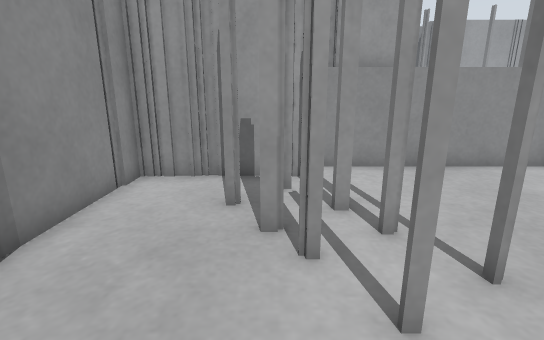
view 1 (above)

16 first-person views from a walk through a Gazebo world. The camera is 0.58 m above the floor, tilts 14° down and sees 85° across. The floor is counted in squares, 0.25 m on a side. Each view is taken from the middle of a square. On the plan, view 1 faces up. The plan holds only what a view shows up to about 18 squares ahead; the rest is blank. The place goes on beyond the plan.

view 2
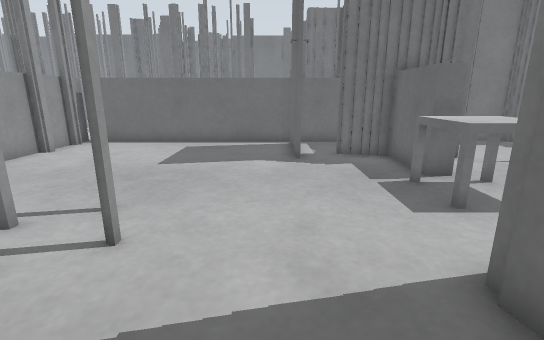

view 3
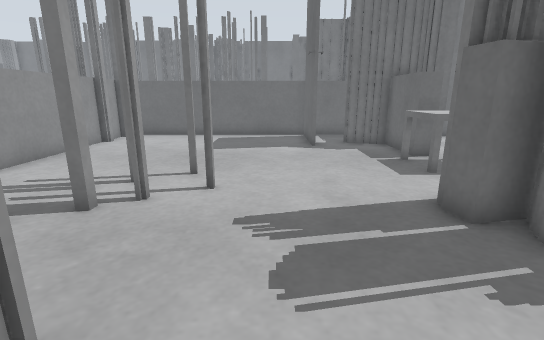

view 4
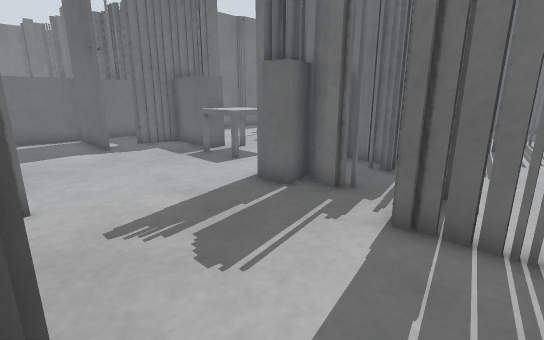

view 5
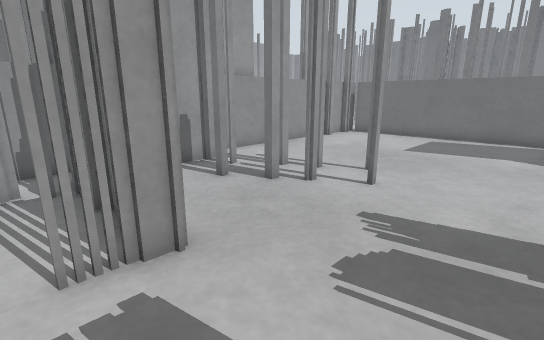

view 6
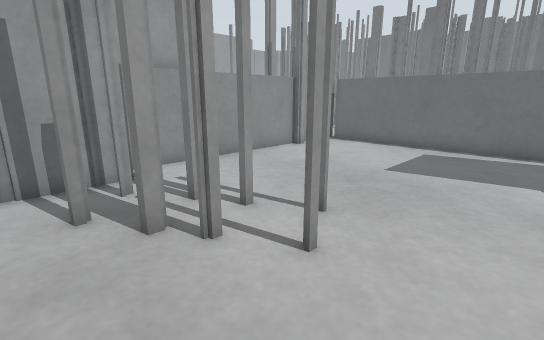

view 7
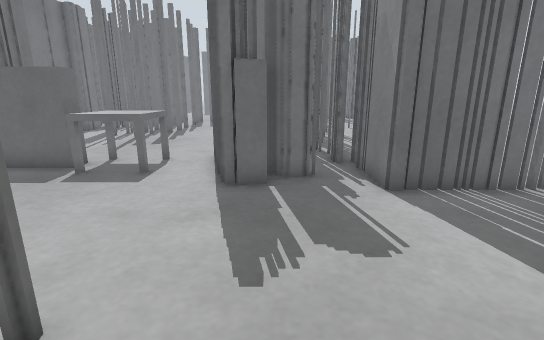

view 8
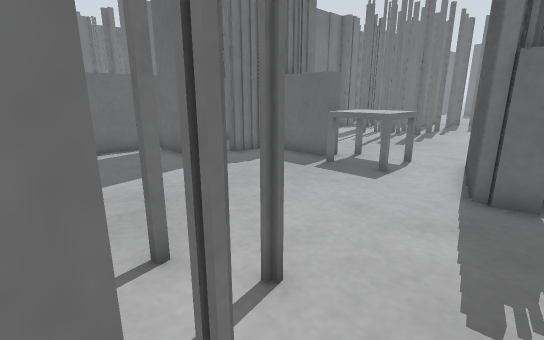

view 9
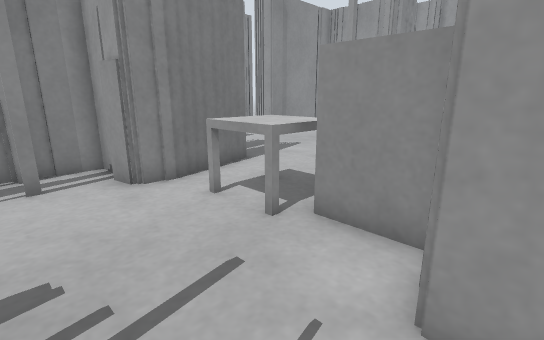

view 10
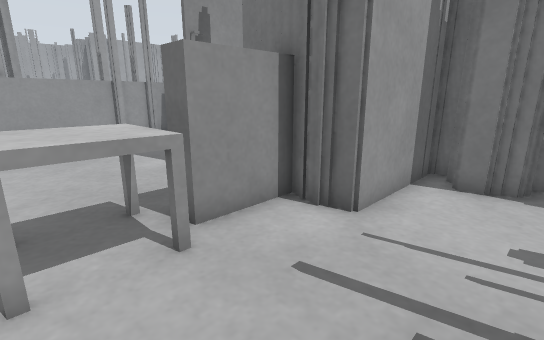

view 11
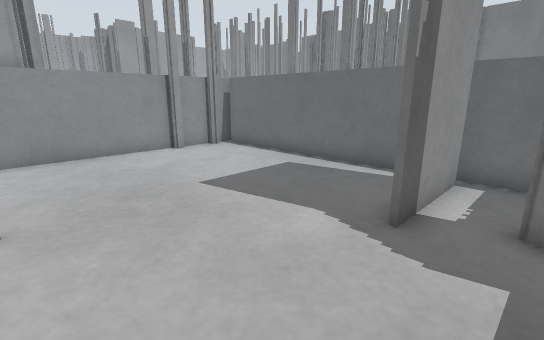

view 12
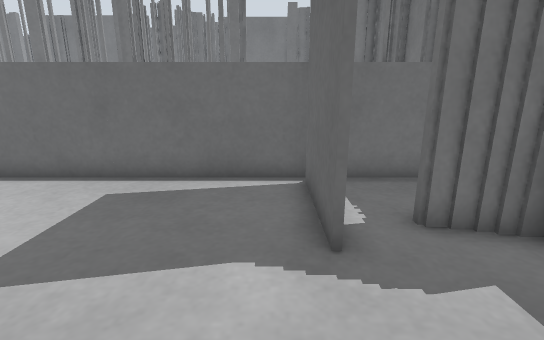

view 13
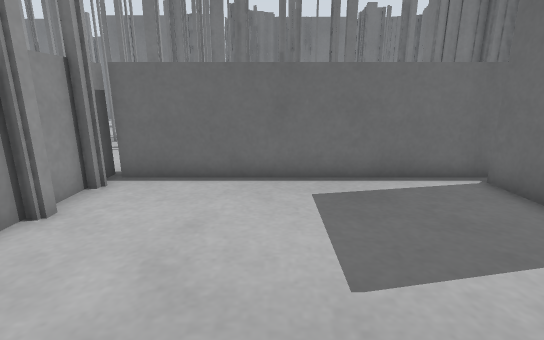

view 14
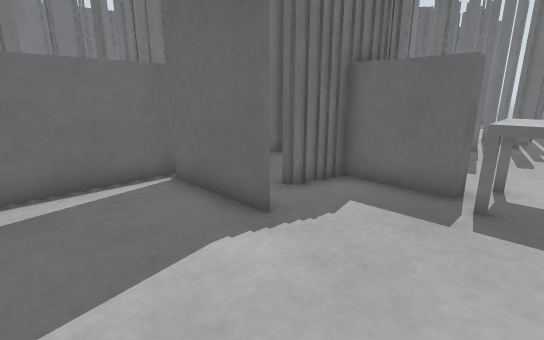

view 15
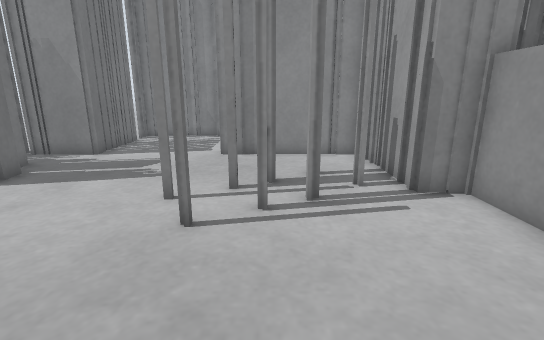

view 16
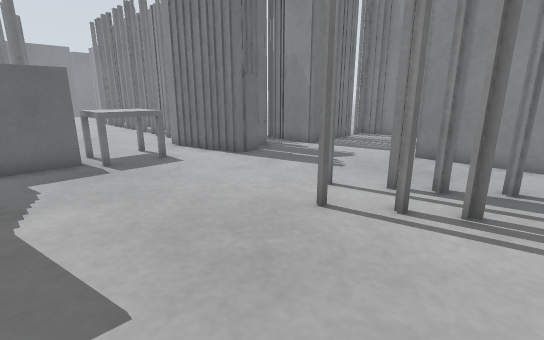

### Floor plan
Key: @ floor where view 1 was taken; # wall or solid block; x gap in a wall; . floor; L door leaf; T coffee table; H thing the floor can be seen under or through.
Columns run from 6 left of view 1 to 21 right of it. Each row starts with its distance up from view 1.
 14                           x
 13   #        #              x
 12   #        #              x
 11   #   #####    ###        #
 10  ##   ##############
  9  .######...........#
  8 #.#................#      ##
  7 ..#................#      x
  6 ..#...##...........#    #
  5 ..#...###..........#    x
  4 ..#....#...........#    #
  3 .##......#.........#
  2 .......#...........#
  1 ...................#
  0 ......@............#
 -1 ..............LLLLx#
 -2 xHH................#
 -3 ..H..L#........#...#     #
 -4 ..H.##L#.TTT...#...#     #
 -5 ..#...L#.TTTLLLL ..#### ##
 -6 ..###.L#.TTT..#    #
 -7 .. #####......######
 -8 .. ##.............##
 -9 ...##x#...........##
-10 ...##.x............#

Positions as (right, up) in squares from view 1, and headings:
1: (0, 0), facing up
2: (-3, 0), facing right
3: (-6, 1), facing right
4: (-6, 3), facing down-right
5: (-6, -1), facing up-right
6: (-2, 0), facing up-right
7: (-1, 5), facing down
8: (-1, 5), facing down-right
9: (9, -10), facing up-left
10: (3, -10), facing up-right
11: (3, -3), facing up-right
12: (4, 0), facing right
13: (4, 5), facing right
14: (4, 3), facing down-right
15: (8, 5), facing left
16: (8, 7), facing down-left
